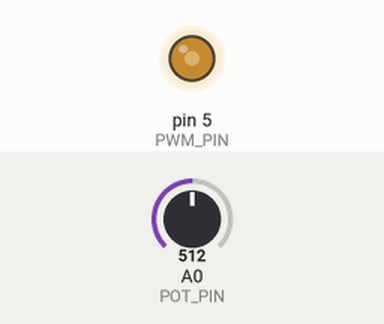
The sketch below on a simulated Arduino Uno, built with avr-gcc and run on an emulated ATmega328P. Parts: output pins drawn as LEDs (lit = HIGH). Inputs (shaded band) come from the test bench; at power-on: A0 (POT_PIN) = 512.

Above: at 1.2 s.
1.3 s: A0 (POT_PIN) set to 716
At 1.8 s:
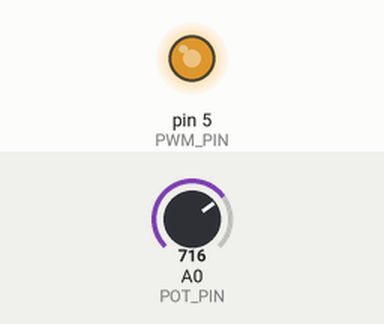
2.8 s: A0 (POT_PIN) set to 900
At 3.6 s:
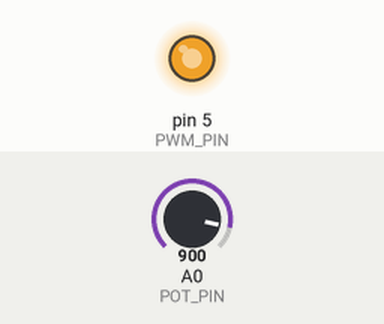
4.3 s: A0 (POT_PIN) set to 122
At 5.3 s:
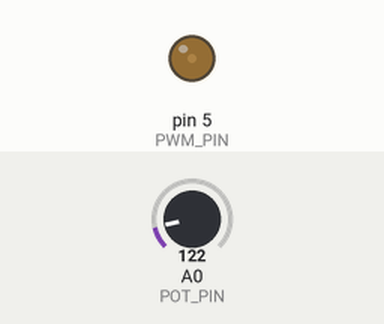
5.8 s: A0 (POT_PIN) set to 0
At 7.1 s:
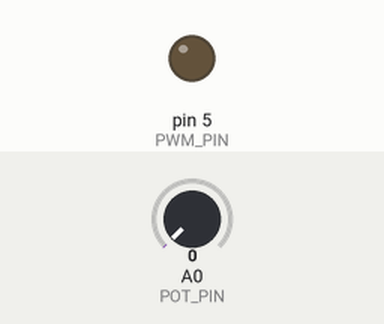
Timing chart, 0 to 8.3 s (numbered marks = the images above; inputs shaded):
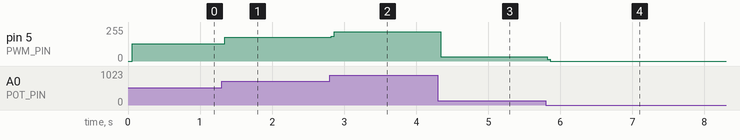

The sketch:

Assignment_3_Task_3_Code.ino
```cpp
#define PWM_PIN 5
#define POT_PIN A0

void setup() {
  DDRD |= (1 << PWM_PIN);
}

void loop() {
  int potValue = analogRead(POT_PIN); // 0-1023
  float duty = potValue / 1023.0;     // 0-1

  float freq = 100;
  float period_us = 1000000.0 / freq;
  float on_time = period_us * duty;
  float off_time = period_us - on_time;

  PORTD |= (1 << PWM_PIN);
  delayMicroseconds((int)on_time);
  PORTD &= ~(1 << PWM_PIN);
  delayMicroseconds((int)off_time);
}
```

Measured:
- after the input at 1.3 s, pin 5 (PWM_PIN): 128/255 → 179/255 at once
- after the input at 2.8 s, pin 5 (PWM_PIN): 179/255 → 220/255 at once
- after the input at 4.3 s, pin 5 (PWM_PIN): 220/255 → 31/255 at once
- after the input at 5.8 s, pin 5 (PWM_PIN): 31/255 → 0/255 at once
